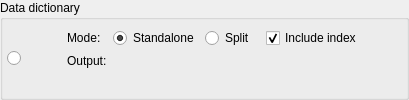
           <widget class="QGroupBox" name="groupBox_4">
            <property name="sizePolicy">
             <sizepolicy hsizetype="Preferred" vsizetype="Preferred">
              <horstretch>0</horstretch>
              <verstretch>0</verstretch>
             </sizepolicy>
            </property>
            <property name="title">
             <string>Data dictionary</string>
            </property>
            <layout class="QGridLayout" name="gridLayout_12">
             <property name="leftMargin">
              <number>4</number>
             </property>
             <property name="topMargin">
              <number>4</number>
             </property>
             <property name="rightMargin">
              <number>4</number>
             </property>
             <property name="bottomMargin">
              <number>4</number>
             </property>
             <item row="0" column="2" rowspan="2">
              <widget class="QWidget" name="export_to_dict_wgt" native="true">
               <property name="enabled">
                <bool>true</bool>
               </property>
               <property name="sizePolicy">
                <sizepolicy hsizetype="Preferred" vsizetype="Fixed">
                 <horstretch>0</horstretch>
                 <verstretch>0</verstretch>
                </sizepolicy>
               </property>
               <property name="minimumSize">
                <size>
                 <width>0</width>
                 <height>0</height>
                </size>
               </property>
               <layout class="QGridLayout" name="export_to_dict_grid">
                <property name="leftMargin">
                 <number>4</number>
                </property>
                <property name="topMargin">
                 <number>4</number>
                </property>
                <property name="rightMargin">
                 <number>0</number>
                </property>
                <property name="bottomMargin">
                 <number>4</number>
                </property>
                <item row="0" column="0" rowspan="3">
                 <layout class="QVBoxLayout" name="verticalLayout_4">
                  <item>
                   <widget class="QLabel" name="model_datadict_lbl">
                    <property name="enabled">
                     <bool>true</bool>
                    </property>
                    <property name="sizePolicy">
                     <sizepolicy hsizetype="Fixed" vsizetype="Preferred">
                      <horstretch>0</horstretch>
                      <verstretch>0</verstretch>
                     </sizepolicy>
                    </property>
                    <property name="minimumSize">
                     <size>
                      <width>30</width>
                      <height>60</height>
                     </size>
                    </property>
                    <property name="maximumSize">
                     <size>
                      <width>30</width>
                      <height>60</height>
                     </size>
                    </property>
                    <property name="text">
                     <string/>
                    </property>
                    <property name="pixmap">
                     <pixmap resource="../res/resources.qrc">:/imagens/imagens/model2datadict.png</pixmap>
                    </property>
                    <property name="scaledContents">
                     <bool>true</bool>
                    </property>
                   </widget>
                  </item>
                 </layout>
                </item>
                <item row="0" column="4">
                 <spacer name="horizontalSpacer_7">
                  <property name="orientation">
                   <enum>Qt::Horizontal</enum>
                  </property>
                  <property name="sizeType">
                   <enum>QSizePolicy::Fixed</enum>
                  </property>
                  <property name="sizeHint" stdset="0">
                   <size>
                    <width>5</width>
                    <height>20</height>
                   </size>
                  </property>
                 </spacer>
                </item>
                <item row="1" column="1">
                 <widget class="QLabel" name="image_lbl_4">
                  <property name="enabled">
                   <bool>true</bool>
                  </property>
                  <property name="sizePolicy">
                   <sizepolicy hsizetype="Fixed" vsizetype="Fixed">
                    <horstretch>0</horstretch>
                    <verstretch>0</verstretch>
                   </sizepolicy>
                  </property>
                  <property name="minimumSize">
                   <size>
                    <width>0</width>
                    <height>0</height>
                   </size>
                  </property>
                  <property name="text">
                   <string>Output:</string>
                  </property>
                 </widget>
                </item>
                <item row="0" column="3">
                 <widget class="QRadioButton" name="splitted_rb">
                  <property name="sizePolicy">
                   <sizepolicy hsizetype="Preferred" vsizetype="Fixed">
                    <horstretch>0</horstretch>
                    <verstretch>0</verstretch>
                   </sizepolicy>
                  </property>
                  <property name="toolTip">
                   <string>&lt;strong&gt;Split:&lt;/strong&gt; the data dictionaries are generated in separated files inside the selected directory. In this mode the files are named &lt;em&gt;schema.table.html&lt;/em&gt;.</string>
                  </property>
                  <property name="statusTip">
                   <string/>
                  </property>
                  <property name="text">
                   <string>Split</string>
                  </property>
                 </widget>
                </item>
                <item row="0" column="1">
                 <widget class="QLabel" name="image_lbl_3">
                  <property name="enabled">
                   <bool>true</bool>
                  </property>
                  <property name="sizePolicy">
                   <sizepolicy hsizetype="Fixed" vsizetype="Fixed">
                    <horstretch>0</horstretch>
                    <verstretch>0</verstretch>
                   </sizepolicy>
                  </property>
                  <property name="minimumSize">
                   <size>
                    <width>0</width>
                    <height>0</height>
                   </size>
                  </property>
                  <property name="statusTip">
                   <string/>
                  </property>
                  <property name="text">
                   <string>Mode:</string>
                  </property>
                 </widget>
                </item>
                <item row="0" column="5">
                 <widget class="QCheckBox" name="incl_index_chk">
                  <property name="enabled">
                   <bool>true</bool>
                  </property>
                  <property name="sizePolicy">
                   <sizepolicy hsizetype="Fixed" vsizetype="Fixed">
                    <horstretch>0</horstretch>
                    <verstretch>0</verstretch>
                   </sizepolicy>
                  </property>
                  <property name="toolTip">
                   <string>pgModeler will generate an index to help navigate through the data dictionary. If splitted mode is set then a separated file named &lt;em&gt;index.html&lt;/em&gt; will be saved into the destination folder.</string>
                  </property>
                  <property name="statusTip">
                   <string/>
                  </property>
                  <property name="text">
                   <string>Include index</string>
                  </property>
                  <property name="checked">
                   <bool>true</bool>
                  </property>
                 </widget>
                </item>
                <item row="0" column="6">
                 <spacer name="horizontalSpacer_5">
                  <property name="orientation">
                   <enum>Qt::Horizontal</enum>
                  </property>
                  <property name="sizeHint" stdset="0">
                   <size>
                    <width>40</width>
                    <height>20</height>
                   </size>
                  </property>
                 </spacer>
                </item>
                <item row="0" column="2">
                 <widget class="QRadioButton" name="standalone_rb">
                  <property name="toolTip">
                   <string>&lt;strong&gt;Standalone:&lt;/strong&gt; pgModeler will generate a single HTML file containing the data dictionaries of all tables in the database model. </string>
                  </property>
                  <property name="statusTip">
                   <string/>
                  </property>
                  <property name="text">
                   <string>Standalone</string>
                  </property>
                  <property name="checked">
                   <bool>true</bool>
                  </property>
                 </widget>
                </item>
               </layout>
              </widget>
             </item>
             <item row="0" column="0" rowspan="2">
              <widget class="QRadioButton" name="export_to_dict_rb">
               <property name="sizePolicy">
                <sizepolicy hsizetype="Fixed" vsizetype="Expanding">
                 <horstretch>0</horstretch>
                 <verstretch>0</verstretch>
                </sizepolicy>
               </property>
               <property name="text">
                <string/>
               </property>
               <property name="checked">
                <bool>false</bool>
               </property>
               <property name="autoExclusive">
                <bool>false</bool>
               </property>
              </widget>
             </item>
            </layout>
           </widget>
